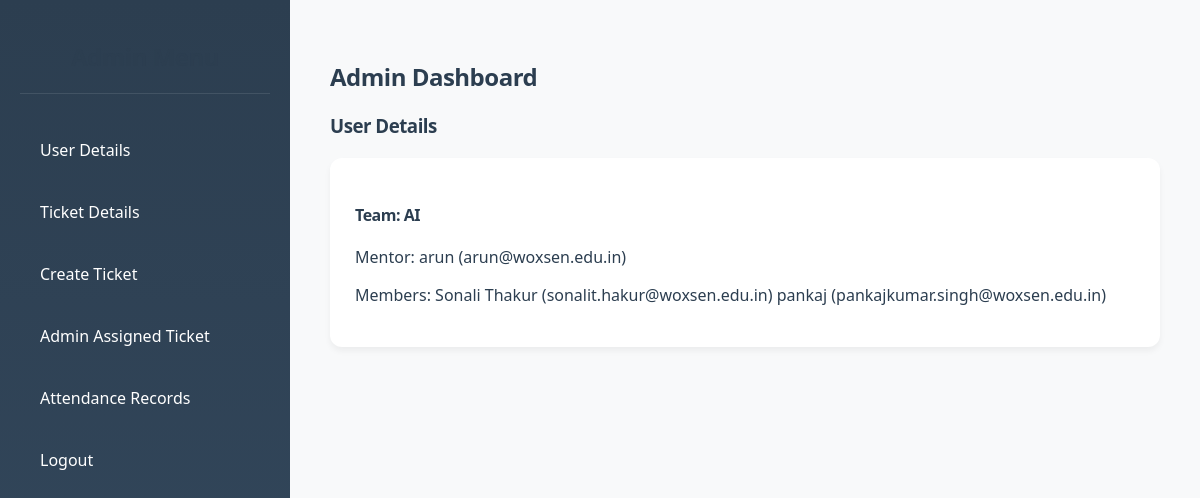
Before: /admin (signed in) with the older database file.
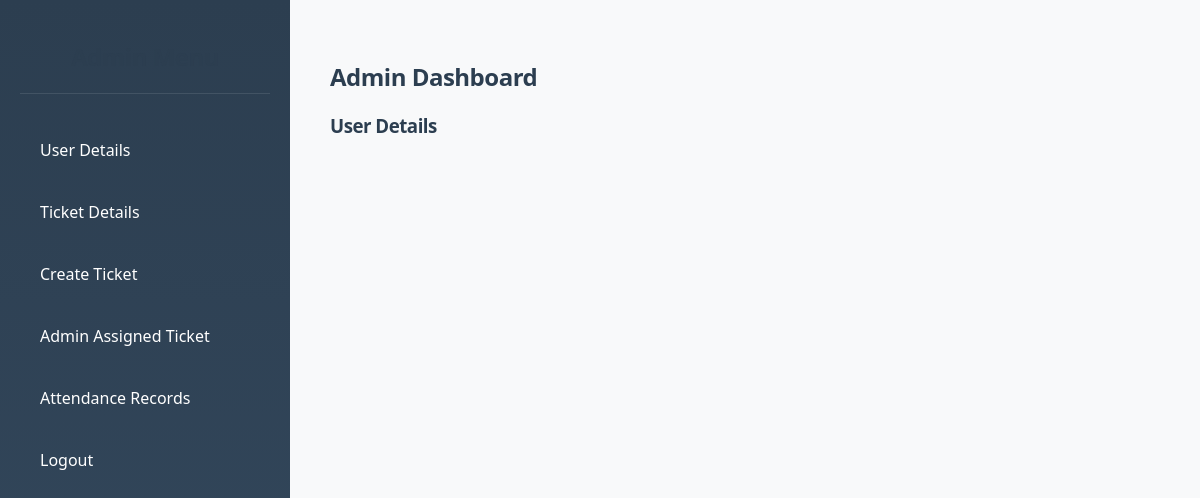
After: the same page with the newer database file.
### tables this page shows
CREATE TABLE signup (
            id INTEGER PRIMARY KEY AUTOINCREMENT,
            name TEXT,
            email TEXT,
            password TEXT,
            team_name TEXT,
            role TEXT
        );

### app.py (the view)
@app.route('/admin', methods=['GET', 'POST'])
def admin():
    if 'admin' not in session:
        flash("You must be logged in as an admin to view this page.", "error")
        return redirect(url_for('admin_login_page'))
    conn = sqlite3.connect('database.db')
    c = conn.cursor()
    c.execute("SELECT * FROM signup")
    users = c.fetchall()
    current_month = datetime.now().month
    current_year = datetime.now().year
    selected_month = request.args.get('month', current_month, type=int)
    selected_year = request.args.get('year', current_year, type=int)
    c.execute("""
        SELECT * FROM attendance
        WHERE strftime('%Y', date) = ? AND strftime('%m', date) = ?
    """, (str(selected_year), f'{selected_month:02}'))
    attendance_records = c.fetchall()
    user_tickets = {}
    user_updates = {}
    admin_user_tickets = {}
    admin_user_updates = {}
    teams = {}
    for user in users:
        user_email = user[2]  # Assuming email is the third column
        user_email_table = f'tickets_{user_email.replace("@", "_").replace(".", "_")}'
        c.execute(f"SELECT * FROM {user_email_table}")
        tickets = c.fetchall()
        project_tickets = {}
        for ticket in tickets:
            project_info = ticket[1]  # Assuming project_info is the second column
            if project_info not in project_tickets:
                project_tickets[project_info] = []
            project_tickets[project_info].append(ticket)
        user_tickets[user_email] = project_tickets
        user_updates_table = f'daily_updates_{user_email.replace("@", "_").replace(".", "_")}'
        updates = {}
        for ticket in tickets:
            ticket_id = ticket[0]
            c.execute(f"SELECT * FROM {user_updates_table} WHERE ticket_id = ?", (ticket_id,))
            updates[ticket_id] = c.fetchall()
        user_updates[user_email] = updates
        admin_email_table = f'admin_tickets_{user_email.replace("@", "_").replace(".", "_")}'
        try:
            c.execute(f"SELECT * FROM {admin_email_table}")
            admin_tickets = c.fetchall()
            admin_project_tickets = {}
            for ticket in admin_tickets:
                project_info = ticket[1]  # Assuming project_info is the second column
                if project_info not in admin_project_tickets:
                    admin_project_tickets[project_info] = []
                admin_project_tickets[project_info].append(ticket)
            admin_user_tickets[user_email] = admin_project_tickets
            user_admin_updates_table = f'admin_daily_updates_{user_email.replace("@", "_").replace(".", "_")}'
            admin_updates = {}
            for ticket in admin_tickets:
                ticket_id = ticket[0]
                c.execute(f"SELECT * FROM {user_admin_updates_table} WHERE ticket_id = ?", (ticket_id,))
                admin_updates[ticket_id] = c.fetchall()
            admin_user_updates[user_email] = admin_updates
        except sqlite3.OperationalError:
            print(f"Table {admin_email_table} does not exist. Skipping admin tickets.")
        team_name = user[4]  # Assuming team_name is the fifth column
        if team_name not in teams:
            teams[team_name] = {'mentor': [], 'members': []}
        if user[ 5] == 'mentor':
            teams[team_name]['mentor'].append(user)
        else:
            teams[team_name]['members'].append(user)
    admin_tickets = {}
    c.execute("SELECT email, role FROM signup WHERE role IN ('mentor', 'team_member', 'researchers')")
    users = c.fetchall()
    for user in users:
        user_email, role = user
        admin_email_table = f'admin_tickets_{user_email.replace("@", "_").replace(".", "_")}'
        try:
            c.execute(f"SELECT * FROM {admin_email_table}")
            tickets = c.fetchall()
            admin_tickets[user_email] = {'role': role, 'tickets': tickets}
        except sqlite3.OperationalError:
            print(f"Table {admin_email_table} does not exist. Skipping admin tickets for {user_email}.")
    conn.close()
    return render_template('admin.html',
                           users=users,
                           user_tickets=user_tickets,
                           user_updates=user_updates,
                           admin_user_tickets=admin_user_tickets,
                           admin_user_updates=admin_user_updates,
                           attendance_records=attendance_records,
                           teams=teams,
                           selected_month=selected_month,
                           selected_year=selected_year,
                           admin_tickets=admin_tickets)

### templates/admin.html (shortened to what this page needs)
<!DOCTYPE html>
<html lang="en">
<head>
</head>
<body>
    <div class="sidebar">
        <h2>Admin Menu</h2>
        <a href="#user-details" onclick="showSection('user-details')">User Details</a>
        <a href="#ticket-details" onclick="showSection('ticket-details')">Ticket Details</a>
        <a href="#create-tickets" onclick="showSection('create-tickets')">Create Ticket</a>
        <a href="#assigned-tickets" onclick="showSection('assigned-tickets')">Admin Assigned Ticket</a>
        <a href="#attendance-details" onclick="showSection('attendance-details')">Attendance Records</a>
        <a href="{{ url_for('logout') }}" class="logout-link">Logout</a>
    </div>
    <div class="content">
        <h2>Admin Dashboard</h2>
        <div id="user-details" class="section">
            <h3>User Details</h3>
            {% for team_name, team in teams.items() %}
            <div class="user-section">
                <h4>Team: {{ team_name }}</h4>
                <p>Mentor: {% for mentor in team.mentor %} {{ mentor[1] }} ({{ mentor[2] }}) {% endfor %}</p>
                <p>Members: {% for member in team.members %} {{ member[1] }} ({{ member[2] }}) {% endfor %}</p>
            </div>
            {% endfor %}
        </div>
    </div>
</body>
</html>

### templates/admin.html (style rules this page uses)
:root { --primary: #2c3e50; --secondary: #34495e; --accent: #3498db; --light: #f8f9fa; --text: #2c3e50; --border: #eaeaea; }
body { font-family: 'Segoe UI', Tahoma, Geneva, Verdana, sans-serif; display: flex; margin: 0; padding: 0; background-color: var(--light); color: var(--text); }
.sidebar { width: 250px; background: linear-gradient(180deg, var(--primary), var(--secondary)); padding: 20px; color: white; min-height: 100vh; box-shadow: 2px 0 10px rgba(0, 0, 0, 0.1); }
.sidebar h2 { text-align: center; padding-bottom: 20px; border-bottom: 1px solid rgba(255, 255, 255, 0.1); margin-bottom: 30px; }
.sidebar a { color: white; text-decoration: none; display: block; padding: 15px 20px; margin: 10px 0; border-radius: 8px; transition: all 0.3s ease; font-weight: 500; }
.content { flex: 1; padding: 40px; background-color: var(--light); }
h2, h3, h4 { color: var(--text); font-weight: 600; letter-spacing: -0.5px; margin-bottom: 20px; }

Changed rows visible on the page:
removed signup: team_name "AI", name "arun", email "arun@woxsen.edu.in"
removed signup: name "Sonali Thakur", email "sonalit.hakur@woxsen.edu.in", shown under "AI"
removed signup: name "pankaj", email "pankajkumar.singh@woxsen.edu.in", shown under "AI"
